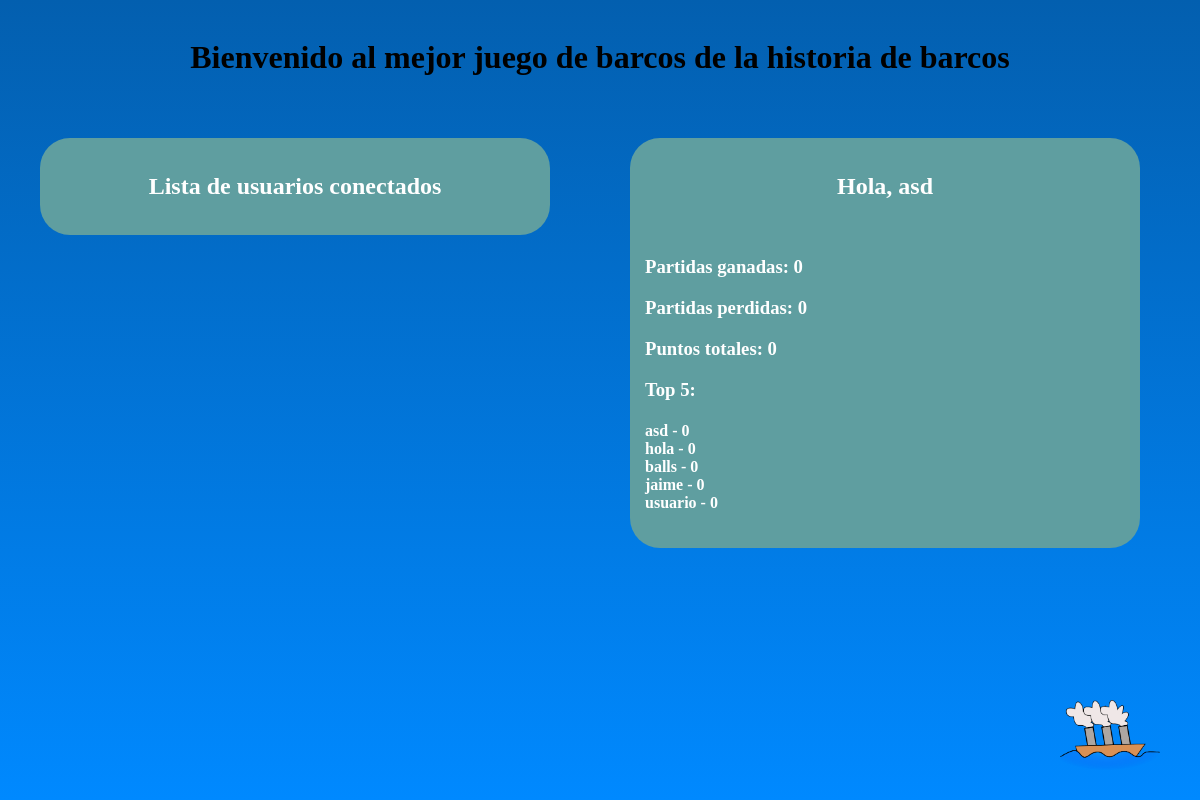
Screenshot of /paginausuario.php (signed in) with the database file from the repository.
### tables this page shows
CREATE TABLE IF NOT EXISTS `usuarios` (
  `nick` varchar(20) NOT NULL,
  `password` varchar(20) NOT NULL,
  `id` int(11) NOT NULL AUTO_INCREMENT,
  `p_ganadas` int(11) NOT NULL,
  `p_perdidas` int(11) NOT NULL,
  `estado` int(11) NOT NULL,
  `peticion` int(11) NOT NULL,
  `tablero` varchar(500) NOT NULL,
  `id_partida` int(11) NOT NULL,
  PRIMARY KEY (`nick`),
  UNIQUE KEY `id` (`id`)
);

### paginausuario.php (the view, shortened to what this page needs)
<?php
    if(isset($_SESSION['user']) && isset($_SESSION['pass'])){
        $host="mysql.hostinger.es";
        $user="u883679537_usu";
        $password="95826440";
        $database="u883679537_1";
        $conexion = mysqli_connect($host, $user, $password, $database);
        $usuario = $_SESSION['user'];
?>
<html>
    <head>
        <link href="css/styles.css" rel="stylesheet" type="text/css" />
    </head>
    <body onload="inicio2()">
        <div id="contenedorpu">
            <br/>
            <h1 class="titulos"> Bienvenido al mejor juego de barcos de la historia de barcos </h1>
            <div id="lista2">
                <h2 class="titulos">Lista de usuarios conectados</h2>
            </div>
            <div id="espaciousu">
                <h2 class="titulos">Hola, <?php echo $_SESSION['user'] ?></h2><br>
                <?php
                    $consulta = mysqli_query($conexion,"select * from usuarios");
                    while ($registro = mysqli_fetch_array($consulta)) {
                        if ($registro['nick'] == $usuario) {
                            ?><html><h3>Partidas ganadas: <?php echo $registro['p_ganadas']; ?></h3></html><?php
                            ?><html><h3>Partidas perdidas: <?php echo $registro['p_perdidas']; ?></h3></html><?php
                            ?><html><h3>Puntos totales: <?php $final= $registro['p_ganadas']-$registro['p_perdidas']; echo $final; ?></h3></html><?php
                        }
                    }
                ?>
                <h3>Top 5:</h3>
                <h4><?php $consulta2 = mysqli_query($conexion,"SELECT nick, p_ganadas FROM usuarios order by p_ganadas desc LIMIT 5");
                while ($registro = mysqli_fetch_array($consulta2)) {
                    echo $registro[0]."  -  ".$registro[1]. "<br>";
                }
                ?></h4>
            </div>
            <a href="desconexion.php"><img src="imagenes/barco-simple.png" class="barcosalida"></a>
        </div>
    </body>
</html>
<?php
    }
    else{
	print 'no tengo sesion';
	header("Location:index.php");
    }
?>

### css/styles.css (style rules this page uses)
body { margin: 0px; //background-image: url(../imagenes/2daguerra.jpg); background: linear-gradient(#035FAF, #0089FF) repeat scroll 0 0 rgba(0,0,0,0); //background-color: darkcyan; }
.titulos, #submit { text-align: center; }
#contenedor, #contenedorpu { height: 100%; width: 100%; //background: linear-gradient(#039 ,violet) repeat scroll; }
#lista, #lista2 { padding:15px; color:#fff; width:40%; height: auto; margin:40px; background:#039; background-color: cadetblue; border-radius: 30px; text-align: center; }
#lista2 { // text-align: center; }
#espaciousu { padding:15px; color:#fff; width:40%; height: auto; margin:40px; background-color: cadetblue; border-radius: 30px; }
#contenedorpu>div { float: left; }
.barcosalida { width: 100px; height: 100px; position:absolute; bottom:0px; right:40px; }

### rows the page displays
usuarios: p_ganadas "0", p_perdidas "0", nick "asd"
usuarios: nick "hola", p_ganadas "0"
usuarios: nick "balls", p_ganadas "0"
usuarios: nick "jaime", p_ganadas "0"
usuarios: nick "usuario", p_ganadas "0"

### other values shown
$_SESSION['user'] "asd"
